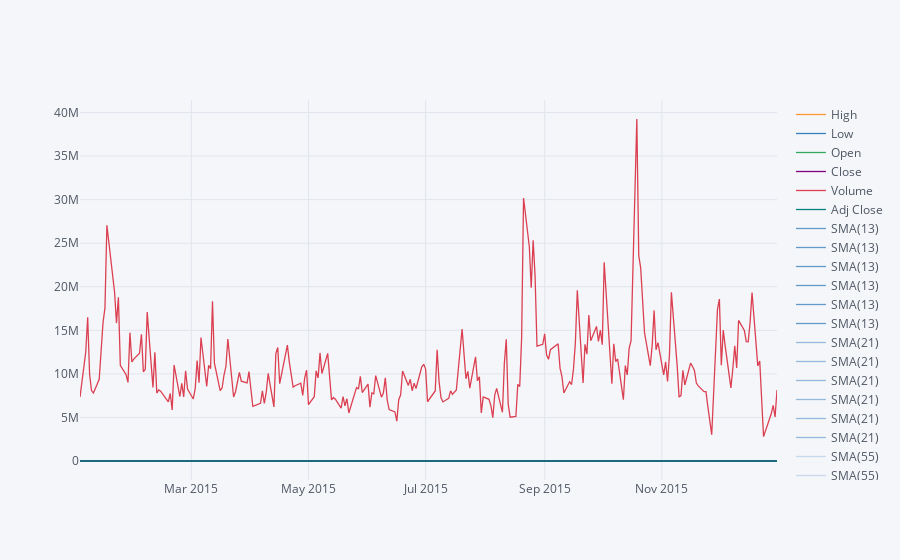

Source (notebook cell):
### Markdown cell above
**Create a Simple Moving Averages plot of Morgan Stanley for the year 2015.**

### Code cell
MS["2015-01-01":"2016-01-01"].ta_plot(study="sma",periods=[13,21,55],title='Simple Moving Averages')

### Figure 1 — Plotly figure (JSON) as saved in the notebook; plotly's stock layout.template omitted (floating-point values rounded to 4 significant figures; data arrays with more than 128 entries replaced by an {"elided": "..."} marker saying what was removed)
{"data": [{"line": {"color": "rgba(255, 153, 51, 1.0)", "dash": "solid", "shape": "linear", "width": 1.3}, "mode": "lines", "name": "High", "text": "", "type": "scatter", "x": {"elided": "252 str values"}, "y": {"elided": "252 float values"}}, {"line": {"color": "rgba(55, 128, 191, 1.0)", "dash": "solid", "shape": "linear", "width": 1.3}, "mode": "lines", "name": "Low", "text": "", "type": "scatter", "x": {"elided": "252 str values"}, "y": {"elided": "252 float values"}}, {"line": {"color": "rgba(50, 171, 96, 1.0)", "dash": "solid", "shape": "linear", "width": 1.3}, "mode": "lines", "name": "Open", "text": "", "type": "scatter", "x": {"elided": "252 str values"}, "y": {"elided": "252 float values"}}, {"line": {"color": "rgba(128, 0, 128, 1.0)", "dash": "solid", "shape": "linear", "width": 1.3}, "mode": "lines", "name": "Close", "text": "", "type": "scatter", "x": {"elided": "252 str values"}, "y": {"elided": "252 float values"}}, {"line": {"color": "rgba(219, 64, 82, 1.0)", "dash": "solid", "shape": "linear", "width": 1.3}, "mode": "lines", "name": "Volume", "text": "", "type": "scatter", "x": {"elided": "252 str values"}, "y": {"elided": "252 int values"}}, {"line": {"color": "rgba(0, 128, 128, 1.0)", "dash": "solid", "shape": "linear", "width": 1.3}, "mode": "lines", "name": "Adj Close", "text": "", "type": "scatter", "x": {"elided": "252 str values"}, "y": {"elided": "252 float values"}}, {"line": {"color": "rgba(55, 128, 191, 0.7777777777777777)", "dash": "solid", "shape": "linear", "width": 1.3}, "mode": "lines", "name": "SMA(13)", "text": "", "type": "scatter", "x": {"elided": "252 str values"}, "y": {"elided": "252x6 mixed values"}}, {"line": {"color": "rgba(55, 128, 191, 0.7777777777777777)", "dash": "solid", "shape": "linear", "width": 1.3}, "mode": "lines", "name": "SMA(13)", "text": "", "type": "scatter", "x": {"elided": "252 str values"}, "y": {"elided": "252x6 mixed values"}}, {"line": {"color": "rgba(55, 128, 191, 0.7777777777777777)", "dash": "solid", "shape": "linear", "width": 1.3}, "mode": "lines", "name": "SMA(13)", "text": "", "type": "scatter", "x": {"elided": "252 str values"}, "y": {"elided": "252x6 mixed values"}}, {"line": {"color": "rgba(55, 128, 191, 0.7777777777777777)", "dash": "solid", "shape": "linear", "width": 1.3}, "mode": "lines", "name": "SMA(13)", "text": "", "type": "scatter", "x": {"elided": "252 str values"}, "y": {"elided": "252x6 mixed values"}}, {"line": {"color": "rgba(55, 128, 191, 0.7777777777777777)", "dash": "solid", "shape": "linear", "width": 1.3}, "mode": "lines", "name": "SMA(13)", "text": "", "type": "scatter", "x": {"elided": "252 str values"}, "y": {"elided": "252x6 mixed values"}}, {"line": {"color": "rgba(55, 128, 191, 0.7777777777777777)", "dash": "solid", "shape": "linear", "width": 1.3}, "mode": "lines", "name": "SMA(13)", "text": "", "type": "scatter", "x": {"elided": "252 str values"}, "y": {"elided": "252x6 mixed values"}}, {"line": {"color": "rgba(55, 128, 191, 0.5111111111111111)", "dash": "solid", "shape": "linear", "width": 1.3}, "mode": "lines", "name": "SMA(21)", "text": "", "type": "scatter", "x": {"elided": "252 str values"}, "y": {"elided": "252x6 mixed values"}}, {"line": {"color": "rgba(55, 128, 191, 0.5111111111111111)", "dash": "solid", "shape": "linear", "width": 1.3}, "mode": "lines", "name": "SMA(21)", "text": "", "type": "scatter", "x": {"elided": "252 str values"}, "y": {"elided": "252x6 mixed values"}}, {"line": {"color": "rgba(55, 128, 191, 0.5111111111111111)", "dash": "solid", "shape": "linear", "width": 1.3}, "mode": "lines", "name": "SMA(21)", "text": "", "type": "scatter", "x": {"elided": "252 str values"}, "y": {"elided": "252x6 mixed values"}}, {"line": {"color": "rgba(55, 128, 191, 0.5111111111111111)", "dash": "solid", "shape": "linear", "width": 1.3}, "mode": "lines", "name": "SMA(21)", "text": "", "type": "scatter", "x": {"elided": "252 str values"}, "y": {"elided": "252x6 mixed values"}}, {"line": {"color": "rgba(55, 128, 191, 0.5111111111111111)", "dash": "solid", "shape": "linear", "width": 1.3}, "mode": "lines", "name": "SMA(21)", "text": "", "type": "scatter", "x": {"elided": "252 str values"}, "y": {"elided": "252x6 mixed values"}}, {"line": {"color": "rgba(55, 128, 191, 0.5111111111111111)", "dash": "solid", "shape": "linear", "width": 1.3}, "mode": "lines", "name": "SMA(21)", "text": "", "type": "scatter", "x": {"elided": "252 str values"}, "y": {"elided": "252x6 mixed values"}}, {"line": {"color": "rgba(55, 128, 191, 0.2444444444444443)", "dash": "solid", "shape": "linear", "width": 1.3}, "mode": "lines", "name": "SMA(55)", "text": "", "type": "scatter", "x": {"elided": "252 str values"}, "y": {"elided": "252x6 mixed values"}}, {"line": {"color": "rgba(55, 128, 191, 0.2444444444444443)", "dash": "solid", "shape": "linear", "width": 1.3}, "mode": "lines", "name": "SMA(55)", "text": "", "type": "scatter", "x": {"elided": "252 str values"}, "y": {"elided": "252x6 mixed values"}}, {"line": {"color": "rgba(55, 128, 191, 0.2444444444444443)", "dash": "solid", "shape": "linear", "width": 1.3}, "mode": "lines", "name": "SMA(55)", "text": "", "type": "scatter", "x": {"elided": "252 str values"}, "y": {"elided": "252x6 mixed values"}}, {"line": {"color": "rgba(55, 128, 191, 0.2444444444444443)", "dash": "solid", "shape": "linear", "width": 1.3}, "mode": "lines", "name": "SMA(55)", "text": "", "type": "scatter", "x": {"elided": "252 str values"}, "y": {"elided": "252x6 mixed values"}}, {"line": {"color": "rgba(55, 128, 191, 0.2444444444444443)", "dash": "solid", "shape": "linear", "width": 1.3}, "mode": "lines", "name": "SMA(55)", "text": "", "type": "scatter", "x": {"elided": "252 str values"}, "y": {"elided": "252x6 mixed values"}}, {"line": {"color": "rgba(55, 128, 191, 0.2444444444444443)", "dash": "solid", "shape": "linear", "width": 1.3}, "mode": "lines", "name": "SMA(55)", "text": "", "type": "scatter", "x": {"elided": "252 str values"}, "y": {"elided": "252x6 mixed values"}}], "layout": {"legend": {"bgcolor": "#F5F6F9", "font": {"color": "#4D5663"}}, "paper_bgcolor": "#F5F6F9", "plot_bgcolor": "#F5F6F9", "title": {"font": {"color": "#4D5663"}}, "xaxis": {"gridcolor": "#E1E5ED", "showgrid": true, "tickfont": {"color": "#4D5663"}, "title": {"font": {"color": "#4D5663"}, "text": ""}, "zerolinecolor": "#E1E5ED"}, "yaxis": {"gridcolor": "#E1E5ED", "showgrid": true, "tickfont": {"color": "#4D5663"}, "title": {"font": {"color": "#4D5663"}, "text": ""}, "zerolinecolor": "#E1E5ED"}}}
